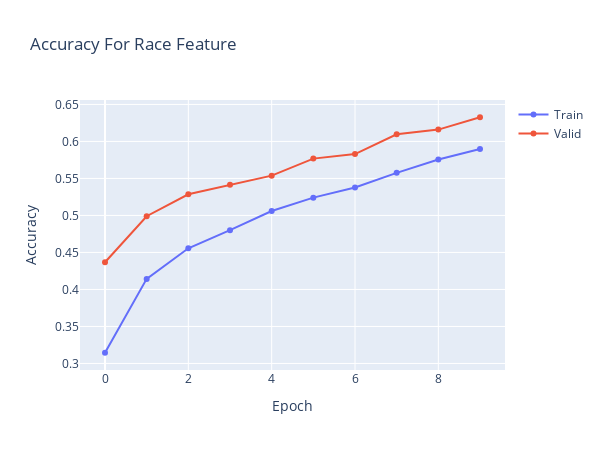

Notebook source saved alongside this figure:
### Code cell
import matplotlib.pyplot as plt
import plotly.graph_objects as go

plt.clf()
fig = go.Figure()
fig.add_trace(go.Scatter(
                    y=History.history['race_output_accuracy'],
                    name='Train'))

fig.add_trace(go.Scatter(
                    y=History.history['val_race_output_accuracy'],
                    name='Valid'))


fig.update_layout(height=450, 
                  width=600,
                  title='Accuracy For Race Feature',
                  xaxis_title='Epoch',
                  yaxis_title='Accuracy')

fig.write_html('acc_race.html', include_plotlyjs='cdn')

fig.show()

### Figure 1 — Plotly figure (JSON) as saved in the notebook; plotly's stock layout.template omitted (floating-point values rounded to 4 significant figures)
{"data": [{"name": "Train", "type": "scatter", "y": [0.3145, 0.4143, 0.4556, 0.4801, 0.5059, 0.5241, 0.5378, 0.5576, 0.5756, 0.5898]}, {"name": "Valid", "type": "scatter", "y": [0.4367, 0.4989, 0.5286, 0.5416, 0.5538, 0.5768, 0.5829, 0.6096, 0.616, 0.6327]}], "layout": {"height": 450, "title": {"text": "Accuracy For Race Feature"}, "width": 600, "xaxis": {"title": {"text": "Epoch"}}, "yaxis": {"title": {"text": "Accuracy"}}}}
